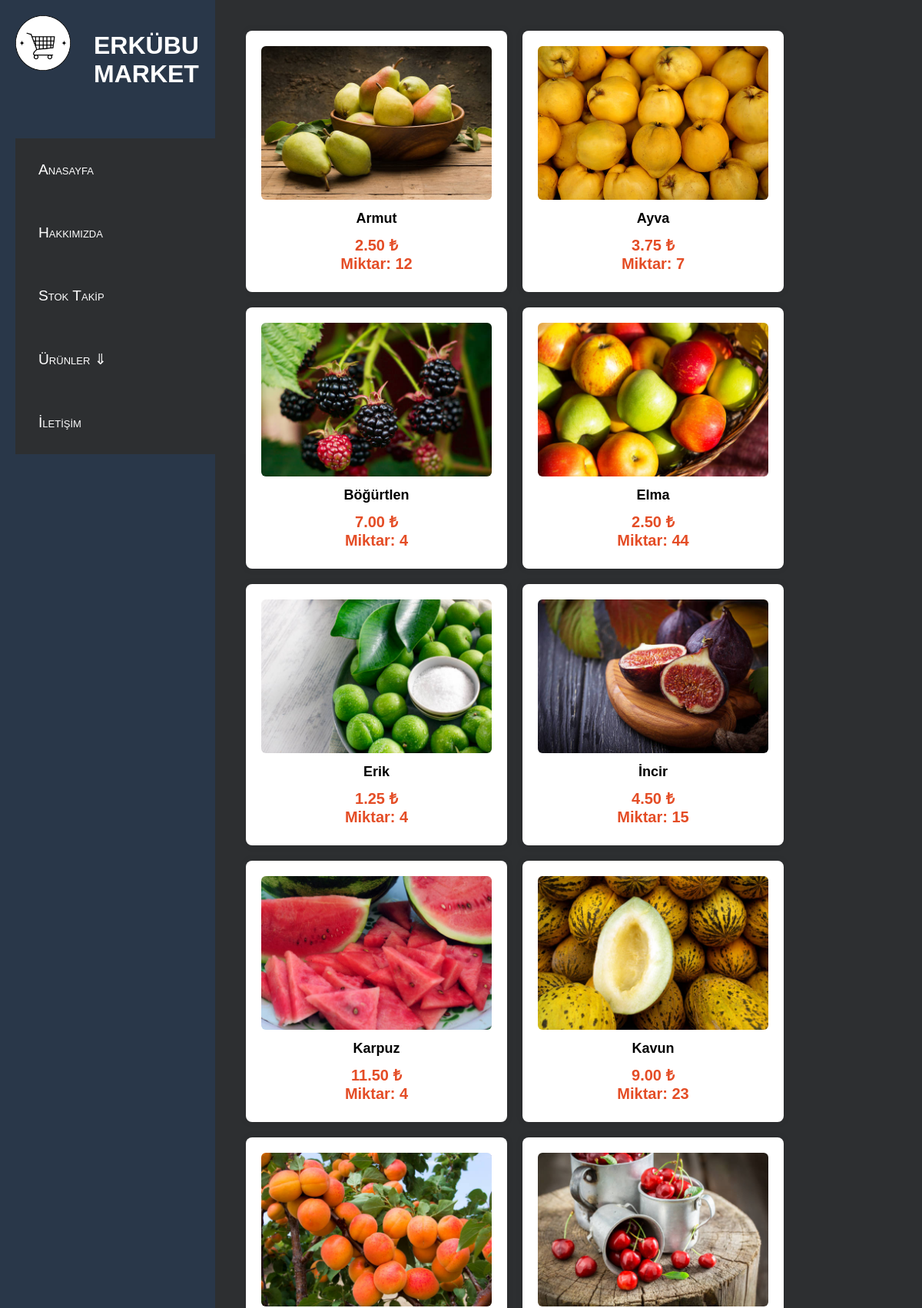
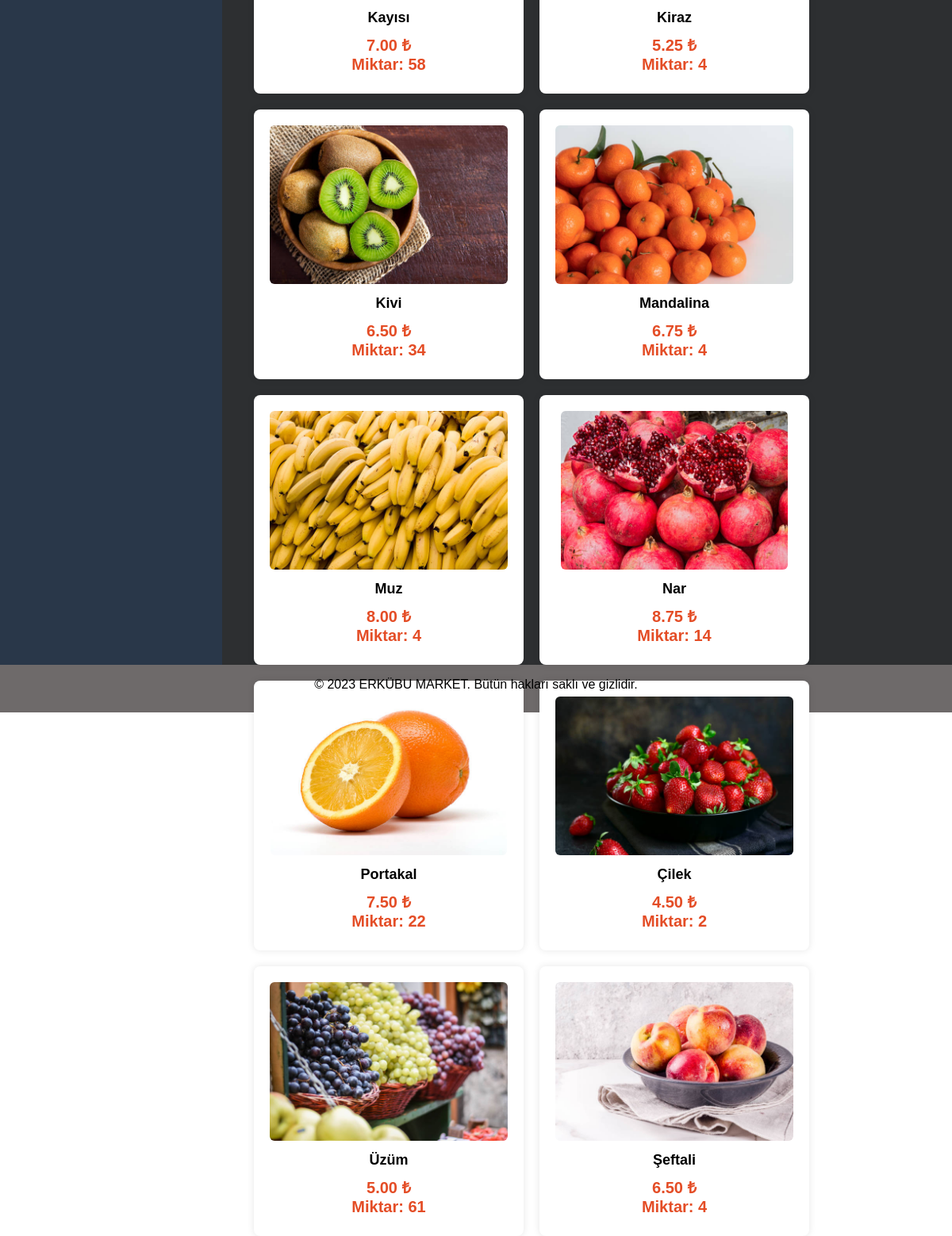
The app's page /VERİTABANI_PROJE/Meyveler.php with its own data (2 pictures, top to bottom).
### tables this page shows
CREATE TABLE `meyveler` (
  `mid` int(11) NOT NULL,
  `murun_adi` varchar(20) NOT NULL,
  `mmiktar` varchar(20) NOT NULL
);

### VERİTABANI_PROJE/Meyveler.php (the view, shortened to what this page needs)
<?php
include "conn.php";
$sql1 = "SELECT * FROM meyveler WHERE murun_adi='armut'";
$result1 = $conn->query($sql1);
$sql2 = "SELECT * FROM meyveler WHERE murun_adi='ayva'";
$result2 = $conn->query($sql2);
$sql3 = "SELECT * FROM meyveler WHERE murun_adi='böğürtlen'";
$result3 = $conn->query($sql3);
$sql4 = "SELECT * FROM meyveler WHERE murun_adi='elma'";
$result4 = $conn->query($sql4);
$sql5 = "SELECT * FROM meyveler WHERE murun_adi='erik'";
$result5 = $conn->query($sql5);
$sql6 = "SELECT * FROM meyveler WHERE murun_adi='incir'";
$result6 = $conn->query($sql6);
$sql7 = "SELECT * FROM meyveler WHERE murun_adi='karpuz'";
$result7 = $conn->query($sql7);
$sql8 = "SELECT * FROM meyveler WHERE murun_adi='kavun'";
$result8 = $conn->query($sql8);
$sql9 = "SELECT * FROM meyveler WHERE murun_adi='kayısı'";
$result9 = $conn->query($sql9);
$sql10 = "SELECT * FROM meyveler WHERE murun_adi='kiraz'";
$result10 = $conn->query($sql10);
$sql11 = "SELECT * FROM meyveler WHERE murun_adi='kivi'";
$result11 = $conn->query($sql11);
$sql12 = "SELECT * FROM meyveler WHERE murun_adi='mandalina'";
$result12 = $conn->query($sql12);
$sql13 = "SELECT * FROM meyveler WHERE murun_adi='muz'";
$result13 = $conn->query($sql13);
$sql14 = "SELECT * FROM meyveler WHERE murun_adi='nar'";
$result14 = $conn->query($sql14);
$sql15 = "SELECT * FROM meyveler WHERE murun_adi='portakal'";
$result15 = $conn->query($sql15);
$sql16 = "SELECT * FROM meyveler WHERE murun_adi='çilek'";
$result16 = $conn->query($sql16);
$sql17 = "SELECT * FROM meyveler WHERE murun_adi='üzüm'";
$result17 = $conn->query($sql17);
$sql18 = "SELECT * FROM meyveler WHERE murun_adi='şeftali'";
$result18 = $conn->query($sql18);
?>
<!DOCTYPE html>
<html lang="tr">
<head>
    <link rel="stylesheet" href="styles.css">
</head>
<body>
    <div class="container">
        <div class="soltartaf">
            <div class="solust">
                <div class="logo">
                    <img src="fotolar/logo.png" alt="Logo">
                </div>
                <div class="site-isim">
                    <h1>ERKÜBU MARKET</h1>
                </div>
            </div>
            <nav>
                <span><a href="index.php" >Anasayfa</a></span>
                <span><a href="hakkımızda.html" >Hakkımızda</a></span>
                <span><a href="stoktakip.php" >Stok Takip</a></span>
                <label for="touch"><span>Ürünler    ⇓</span></label>
                <span><a href="iletisim.html" >İletişim</a></span>
              </nav>
        </div>
    <div class="sagtaraf" >
            <div class="uicerik">
                <div class="icerik-kutu">
                    <img src="fotolar/meyveler/armut.jpg" alt="Ürün Resmi" class="kutu-image">
                    <div class="kutu-baslık">Armut</div>
                    <div class="kutu-fiyat">2.50 ₺<br> Miktar:
                    <?php
                    if ($result1->num_rows > 0) {
                        while ($row = $result1->fetch_assoc()) {
                            echo "<tr><td>" . $row["mmiktar"] . "</td></tr>";
                        }
                    } else {
                        echo "<tr><td colspan='2'>Stok bulunamadı.</td></tr>";
                    }
            ?>
            </div>
                </div>
                <div class="icerik-kutu">
                    <img src="fotolar/meyveler/ayva.jpg" alt="Ürün Resmi" class="kutu-image">
                    <div class="kutu-baslık">Ayva</div>
                    <div class="kutu-fiyat">3.75 ₺<br> Miktar:
                    <?php
            if ($result2->num_rows > 0) {
                while ($row = $result2->fetch_assoc()) {
                    echo "<tr><td>" . $row["mmiktar"] . "</td></tr>";
                }
            } else {
                echo "<tr><td colspan='2'>Stok bulunamadı.</td></tr>";
            }
            ?></div>
                </div>
                <div class="icerik-kutu">
                    <img src="fotolar/meyveler/böğürtlen.jpg" alt="Ürün Resmi" class="kutu-image">
                    <div class="kutu-baslık">Böğürtlen</div>
                    <div class="kutu-fiyat">7.00 ₺<br> Miktar:
                    <?php
                    if ($result3->num_rows > 0) {
                        while ($row = $result3->fetch_assoc()) {
                            echo "<tr><td>" . $row["mmiktar"] . "</td></tr>";
                        }
                    } else {
                        echo "<tr><td colspan='2'>Stok bulunamadı.</td></tr>";
                    }
            ?></div>
                </div>
                <div class="icerik-kutu">
                    <img src="fotolar/meyveler/elma.jpg" alt="Ürün Resmi" class="kutu-image">
                    <div class="kutu-baslık">Elma</div>
                    <div class="kutu-fiyat">2.50 ₺<br> Miktar:
                    <?php
                    if ($result4->num_rows > 0) {
                        while ($row = $result4->fetch_assoc()) {
                            echo "<tr><td>" . $row["mmiktar"] . "</td></tr>";
                        }
                    } else {
                        echo "<tr><td colspan='2'>Stok bulunamadı.</td></tr>";
                    }
            ?></div>
                </div>
                <div class="icerik-kutu">
                    <img src="fotolar/meyveler/erik.jpg" alt="Ürün Resmi" class="kutu-image">
                    <div class="kutu-baslık">Erik</div>
                    <div class="kutu-fiyat">1.25 ₺<br> Miktar:
                    <?php
                    if ($result5->num_rows > 0) {
                        while ($row = $result5->fetch_assoc()) {
                            echo "<tr><td>" . $row["mmiktar"] . "</td></tr>";
                        }
                    } else {
                        echo "<tr><td colspan='2'>Stok bulunamadı.</td></tr>";
                    }
            ?></div>
                </div>
                <div class="icerik-kutu">
                    <img src="fotolar/meyveler/incir.jpg" alt="Ürün Resmi" class="kutu-image">
                    <div class="kutu-baslık">İncir</div>
                    <div class="kutu-fiyat">4.50 ₺<br> Miktar:
                    <?php
                    if ($result6->num_rows > 0) {
                        while ($row = $result6->fetch_assoc()) {
                            echo "<tr><td>" . $row["mmiktar"] . "</td></tr>";
                        }
                    } else {
                        echo "<tr><td colspan='2'>Stok bulunamadı.</td></tr>";
                    }
            ?></div>
                </div>
                <div class="icerik-kutu">
                    <img src="fotolar/meyveler/karpuz.jpg" alt="Ürün Resmi" class="kutu-image">
                    <div class="kutu-baslık">Karpuz</div>
                    <div class="kutu-fiyat">11.50 ₺<br> Miktar:
                    <?php
                    if ($result7->num_rows > 0) {
                        while ($row = $result7->fetch_assoc()) {
                            echo "<tr><td>" . $row["mmiktar"] . "</td></tr>";
                        }
                    } else {
                        echo "<tr><td colspan='2'>Stok bulunamadı.</td></tr>";
                    }
            ?></div>
                </div>
                <div class="icerik-kutu">
                    <img src="fotolar/meyveler/kavun.jpg" alt="Ürün Resmi" class="kutu-image">
                    <div class="kutu-baslık">Kavun</div>
                    <div class="kutu-fiyat">9.00 ₺<br> Miktar:
                    <?php
                    if ($result8->num_rows > 0) {
                        while ($row = $result8->fetch_assoc()) {
                            echo "<tr><td>" . $row["mmiktar"] . "</td></tr>";
                        }
                    } else {
                        echo "<tr><td colspan='2'>Stok bulunamadı.</td></tr>";
                    }
            ?></div>
                </div>
                <div class="icerik-kutu">
                    <img src="fotolar/meyveler/kayısı.jpg" alt="Ürün Resmi" class="kutu-image">
                    <div class="kutu-baslık">Kayısı</div>
                    <div class="kutu-fiyat">7.00 ₺<br> Miktar:
                    <?php
                    if ($result9->num_rows > 0) {
                        while ($row = $result9->fetch_assoc()) {
                            echo "<tr><td>" . $row["mmiktar"] . "</td></tr>";
                        }
                    } else {
                        echo "<tr><td colspan='2'>Stok bulunamadı.</td></tr>";
                    }
            ?></div>
                </div>
                <div class="icerik-kutu">
                    <img src="fotolar/meyveler/kiraz.jpg" alt="Ürün Resmi" class="kutu-image">
                    <div class="kutu-baslık">Kiraz</div>
                    <div class="kutu-fiyat">5.25 ₺<br> Miktar:
                    <?php
                    if ($result10->num_rows > 0) {
                        while ($row = $result10->fetch_assoc()) {
                            echo "<tr><td>" . $row["mmiktar"] . "</td></tr>";
                        }
                    } else {
                        echo "<tr><td colspan='2'>Stok bulunamadı.</td></tr>";
                    }
            ?></div>
                </div>
                <div class="icerik-kutu">
                    <img src="fotolar/meyveler/kivi.jpg" alt="Ürün Resmi" class="kutu-image">
                    <div class="kutu-baslık">Kivi</div>
                    <div class="kutu-fiyat">6.50 ₺<br> Miktar:
                    <?php
                    if ($result11->num_rows > 0) {
                        while ($row = $result11->fetch_assoc()) {
                            echo "<tr><td>" . $row["mmiktar"] . "</td></tr>";
                        }
                    } else {
                        echo "<tr><td colspan='2'>Stok bulunamadı.</td></tr>";
                    }
            ?></div>
                </div>
                <div class="icerik-kutu">
                    <img src="fotolar/meyveler/mandalina.jpg" alt="Ürün Resmi" class="kutu-image">
                    <div class="kutu-baslık">Mandalina</div>
                    <div class="kutu-fiyat">6.75 ₺<br> Miktar:
                    <?php
                    if ($result12->num_rows > 0) {
                        while ($row = $result12->fetch_assoc()) {
                            echo "<tr><td>" . $row["mmiktar"] . "</td></tr>";
                        }
                    } else {
                        echo "<tr><td colspan='2'>Stok bulunamadı.</td></tr>";
                    }
            ?></div>
                </div>
                <div class="icerik-kutu">
                    <img src="fotolar/meyveler/muz.jpg" alt="Ürün Resmi" class="kutu-image">
                    <div class="kutu-baslık">Muz</div>
                    <div class="kutu-fiyat">8.00 ₺<br> Miktar:
                    <?php
                    if ($result13->num_rows > 0) {
                        while ($row = $result13->fetch_assoc()) {
                            echo "<tr><td>" . $row["mmiktar"] . "</td></tr>";
                        }
                    } else {
                        echo "<tr><td colspan='2'>Stok bulunamadı.</td></tr>";
                    }
            ?></div>
                </div>
                <div class="icerik-kutu">
                    <img src="fotolar/meyveler/nar.jpg" alt="Ürün Resmi" class="kutu-image">
                    <div class="kutu-baslık">Nar</div>
                    <div class="kutu-fiyat">8.75 ₺<br> Miktar:
                    <?php
                    if ($result14->num_rows > 0) {
                        while ($row = $result14->fetch_assoc()) {
                            echo "<tr><td>" . $row["mmiktar"] . "</td></tr>";
                        }
                    } else {
                        echo "<tr><td colspan='2'>Stok bulunamadı.</td></tr>";
                    }
            ?></div>
                </div>
                <div class="icerik-kutu">
                    <img src="fotolar/meyveler/portakal.jpg" alt="Ürün Resmi" class="kutu-image">
                    <div class="kutu-baslık">Portakal</div>
                    <div class="kutu-fiyat">7.50 ₺<br> Miktar:
                    <?php
                    if ($result15->num_rows > 0) {
                        while ($row = $result15->fetch_assoc()) {
                            echo "<tr><td>" . $row["mmiktar"] . "</td></tr>";
                        }
                    } else {
                        echo "<tr><td colspan='2'>Stok bulunamadı.</td></tr>";
                    }
            ?></div>
                </div>
                <div class="icerik-kutu">
                    <img src="fotolar/meyveler/çilek.jpg" alt="Ürün Resmi" class="kutu-image">
                    <div class="kutu-baslık">Çilek</div>
                    <div class="kutu-fiyat">4.50 ₺<br> Miktar:
                    <?php
                    if ($result16->num_rows > 0) {
                        while ($row = $result16->fetch_assoc()) {
                            echo "<tr><td>" . $row["mmiktar"] . "</td></tr>";
                        }
                    } else {
                        echo "<tr><td colspan='2'>Stok bulunamadı.</td></tr>";
                    }
            ?></div>
                </div>
                <div class="icerik-kutu">
                    <img src="fotolar/meyveler/üzüm.jpg" alt="Ürün Resmi" class="kutu-image">
                    <div class="kutu-baslık">Üzüm</div>
                    <div class="kutu-fiyat">5.00 ₺<br> Miktar:
                    <?php
                    if ($result17->num_rows > 0) {
                        while ($row = $result17->fetch_assoc()) {
                            echo "<tr><td>" . $row["mmiktar"] . "</td></tr>";
                        }
                    } else {
                        echo "<tr><td colspan='2'>Stok bulunamadı.</td></tr>";
                    }
            ?></div>
                </div>
                <div class="icerik-kutu">
                    <img src="fotolar/meyveler/şeftali.jpg" alt="Ürün Resmi" class="kutu-image">
                    <div class="kutu-baslık">Şeftali</div>
                    <div class="kutu-fiyat">6.50 ₺<br> Miktar:
                    <?php
                    if ($result18->num_rows > 0) {
                        while ($row = $result18->fetch_assoc()) {
                            echo "<tr><td>" . $row["mmiktar"] . "</td></tr>";
                        }
                    } else {
                        echo "<tr><td colspan='2'>Stok bulunamadı.</td></tr>";
                    }
            ?></div>
                </div>
            </div>
        </div>
    </div>
    <footer>
        <div class="footer-icerik">
            <p>© 2023 ERKÜBU MARKET. Bütün hakları saklı ve gizlidir.</p>
        </div>
    </footer>
</body>
</html>

### VERİTABANI_PROJE/styles.css (style rules this page uses)
body { margin: 0; padding: 0; font-family: Arial, sans-serif; }
.container { display: flex; height: 2500px; }
.soltartaf { width: 20%; background-color: #293749; padding: 20px; height: 100%; position: relative; }
.solust { height: 120px; width: 100%; }
.logo { float: left; width: 30%; padding: 0%; margin: 0%; }
.logo img { max-width: 100%; height: auto; }
.site-isim { float: left; width: 70%; padding: 0%; margin: 0%; }
.site-isim h1 { color: #fff; margin-left: 30px; }
nav { width : 300px; background: #d9d9d9; margin : 40px auto; }
nav a { text-decoration: none; color:white ; }
span { padding : 30px; background : #2d2f31; color : white; font-size : 1.2em; font-variant : small-caps; cursor : pointer; display: block; }
span::after { float: right; right: 10%; }
.sagtaraf { flex: 1; padding: 20px; width: 100%; height: 100%; background-color: #2d2f31; }
.uicerik { width: auto; height: auto; padding: 20px; }
.icerik-kutu { width: 300px; height: 300px; background-color: #fff; box-shadow: 0 0 10px rgba(0, 0, 0, 0.1); padding: 20px; border-radius: 8px; text-align: center; float: left; margin-right: 20px; margin-bottom: 20px; }
.kutu-image { max-width: 100%; height: 200px; border-radius: 6px; margin-bottom: 10px; }
.kutu-baslık { font-size: 18px; font-weight: bold; margin-bottom: 10px; font-family: 'Arial', sans-serif; }
.kutu-fiyat { font-size: 20px; color: #e44d26; font-weight: bold; }
footer { margin-top: 30px; background-color: #6e6a6a; color: rgb(0, 0, 0); text-align: center; padding: 10px; height:auto ; }
.footer-icerik { max-width: 1200px; margin: 0 auto; }

### records on screen
meyveler: mmiktar "12"
meyveler: mmiktar "7"
meyveler: mmiktar "4"
meyveler: mmiktar "44"
meyveler: mmiktar "4"
meyveler: mmiktar "15"
meyveler: mmiktar "4"
meyveler: mmiktar "23"
meyveler: mmiktar "58"
meyveler: mmiktar "4"
meyveler: mmiktar "34"
meyveler: mmiktar "4"
meyveler: mmiktar "4"
meyveler: mmiktar "14"
meyveler: mmiktar "22"
meyveler: mmiktar "2"
meyveler: mmiktar "61"
meyveler: mmiktar "4"
